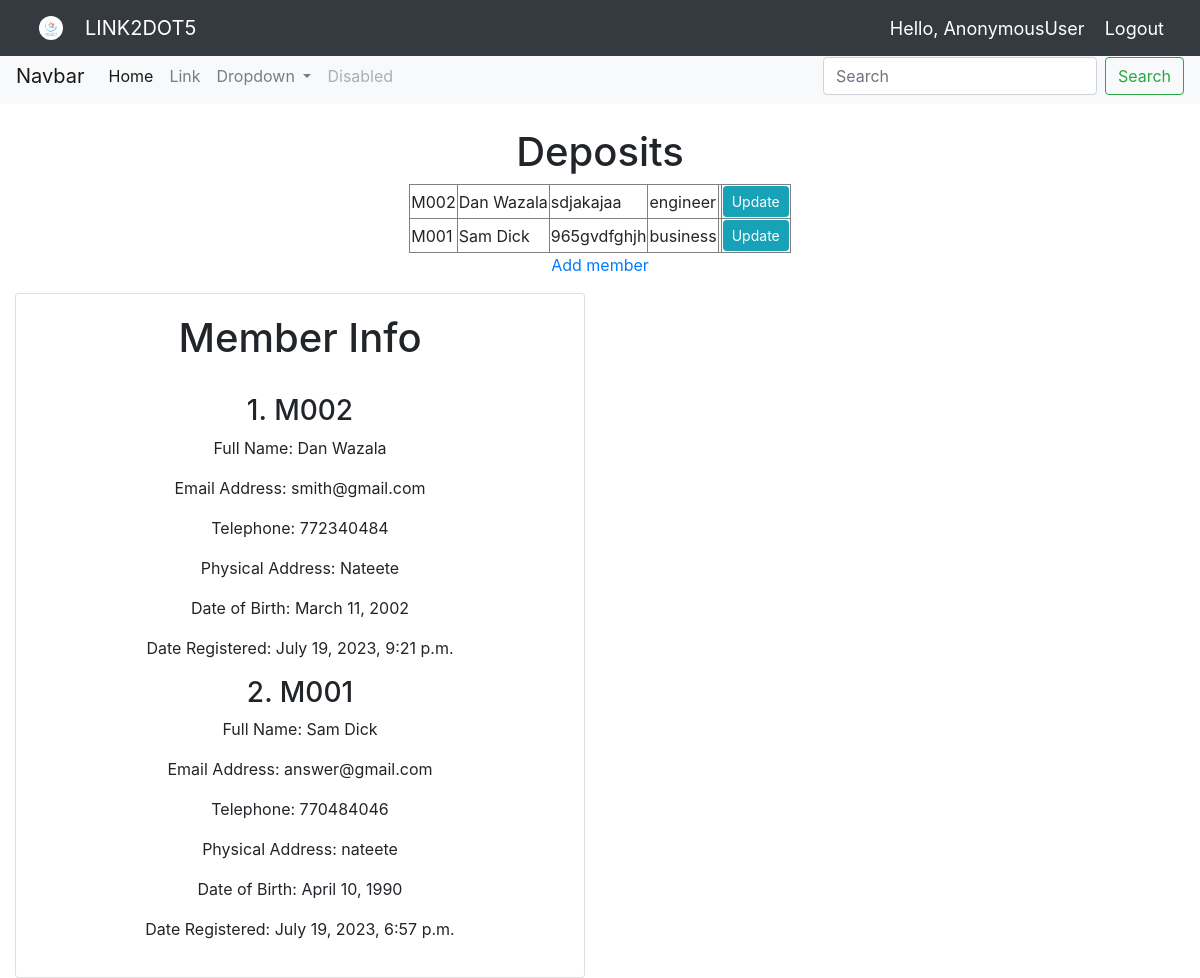
The app's page /index/ with its own data.
### link2dot5_app/models.py (models this page shows, shortened)
class Member(models.Model):
    sex_choices = (("Male","male"), ("Female","Female"))
    status_choices = (("Married","Married"),("Single","Single"),
                        ("Windowed","Windowed"),("Divorsed","Divorsed"))
    member_id =models.CharField(max_length=10, primary_key=True )
    full_name = models.CharField(max_length=200, null=False)
    nin = models.CharField(max_length=100)
    occupation=models.CharField(max_length=500)
    sex = models.CharField(max_length=10,choices = sex_choices)
    marital_status = models.CharField(max_length=30, choices=status_choices)
    email = models.EmailField(max_length=100)
    telephone = models.PositiveIntegerField()
    date_of_birth = models.DateField(validators=[MaxValueValidator(datetime.date.today)])
    current_address = models.CharField(max_length=300)
    home_address = models.CharField(max_length=300)
    Registered_date = models.DateTimeField(auto_now_add=True)

### link2dot5_app/views.py (the view)
# urls.py: path("index/", views.index, name='index'),
def index(request):
    search_member = request.GET.get('search')
    if search_member:
        members = Member.objects.filter(Q(member_id__icontains=search_member) |
                             Q(full_name__icontains=search_member) |
                             Q(sex__icontains=search_member))
    else:
        members = Member.objects.all().order_by("-Registered_date")
    return render(request, 'members/index.html', {'members': members})

### link2dot5_app/templates/members/index.html (shortened to what this page needs)
{% extends 'members/main.html' %}
{% load crispy_forms_tags %}
{% load static %}
{% block content %}
<link rel="stylesheet" href="https://cdn.jsdelivr.net/npm/bootstrap@4.5.3/dist/css/bootstrap.min.css">
<nav class="navbar navbar-expand-lg navbar-light bg-light">
  <a class="navbar-brand" href="#">Navbar</a>
  <div class="collapse navbar-collapse" id="navbarSupportedContent">
    <ul class="navbar-nav mr-auto">
      <li class="nav-item active">
        <a class="nav-link" href="#">Home <span class="sr-only">(current)</span></a>
      </li>
      <li class="nav-item">
        <a class="nav-link" href="#">Link</a>
      </li>
      <li class="nav-item dropdown">
        <a class="nav-link dropdown-toggle" href="#" id="navbarDropdown" role="button" data-toggle="dropdown" aria-haspopup="true" aria-expanded="false">
          Dropdown
        </a>
      </li>
      <li class="nav-item">
        <a class="nav-link disabled" href="#" tabindex="-1" aria-disabled="true">Disabled</a>
      </li>
    </ul>
    <form class="form-inline my-2 my-lg-0" action="{% url 'index' %}">
      <input class="form-control mr-sm-2" type="search" placeholder="Search" aria-label="Search" name="search">
      <button class="btn btn-outline-success my-2 my-sm-0" type="submit">Search</button>
    </form>
  </div>
</nav>
<div class="container" align="center"><br>
	<h1>Deposits</h1>
	<table border="1">
	{% for x in members %}
	<tr>
		<td>{{ x.member_id }}</td>
		<td>{{ x.full_name }}</td>
		<td>{{ x.nin }}</td>
		<td>{{ x.occupation }}</td>
		<td>{{ x.date }}</td>
		<td><a class="btn btn-sm btn-info" href="{% url 'update_member' x.member_id  %}">Update</a></td>
	</tr>
	{% endfor %}
	</table>
	<p><a href="{% url 'create_member' %}">Add member</a></p>
</div>
<div class = "col-md-6 text-center">
	<div class="card card-body">
		<div class="container">
			<h1>Member Info</h1><br>
			{% for item in members %}
			<h3>{{forloop.counter}}. {{item.member_id}}</h3>
			<p>Full Name: {{item.full_name}}</p>
			<p>Email Address: {{item.email}}</p>
			<p>Telephone: {{item.telephone}}</p>
			<p>Physical Address: {{item.current_address}}</p>
			<p>Date of Birth: {{item.date_of_birth}}</p>
			<p>Date Registered: {{item.Registered_date}}</p>
			{% endfor %}
		</div>
	</div>
</div>
{% endblock content %}

### link2dot5_app/static/css/main.css (style rules this page uses)
body { background-color: #ebeff5; }

### records on screen
Member: member_id "M002", full_name "Dan Wazala", nin "sdjakajaa", occupation "engineer", email "smith@gmail.com", telephone "772340484", current_address "Nateete", date_of_birth "March 11, 2002", Registered_date "July 19, 2023, 9:21 p.m."
Member: member_id "M001", full_name "Sam Dick", nin "965gvdfghjh", occupation "business", email "answer@gmail.com", telephone "770484046", current_address "nateete", date_of_birth "April 10, 1990", Registered_date "July 19, 2023, 6:57 p.m."

### other values on screen
{{ request.user }} "AnonymousUser"
